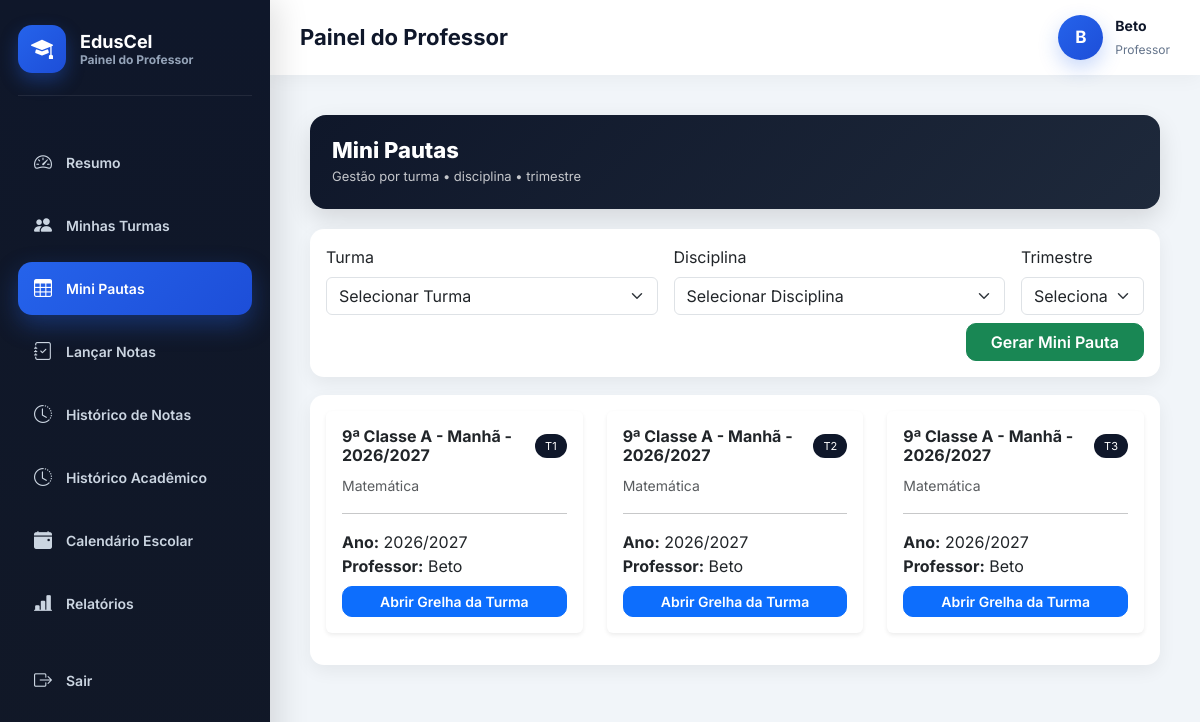
/professor/mini-pautas/ (signed in), run on an earlier commit of the app's database.
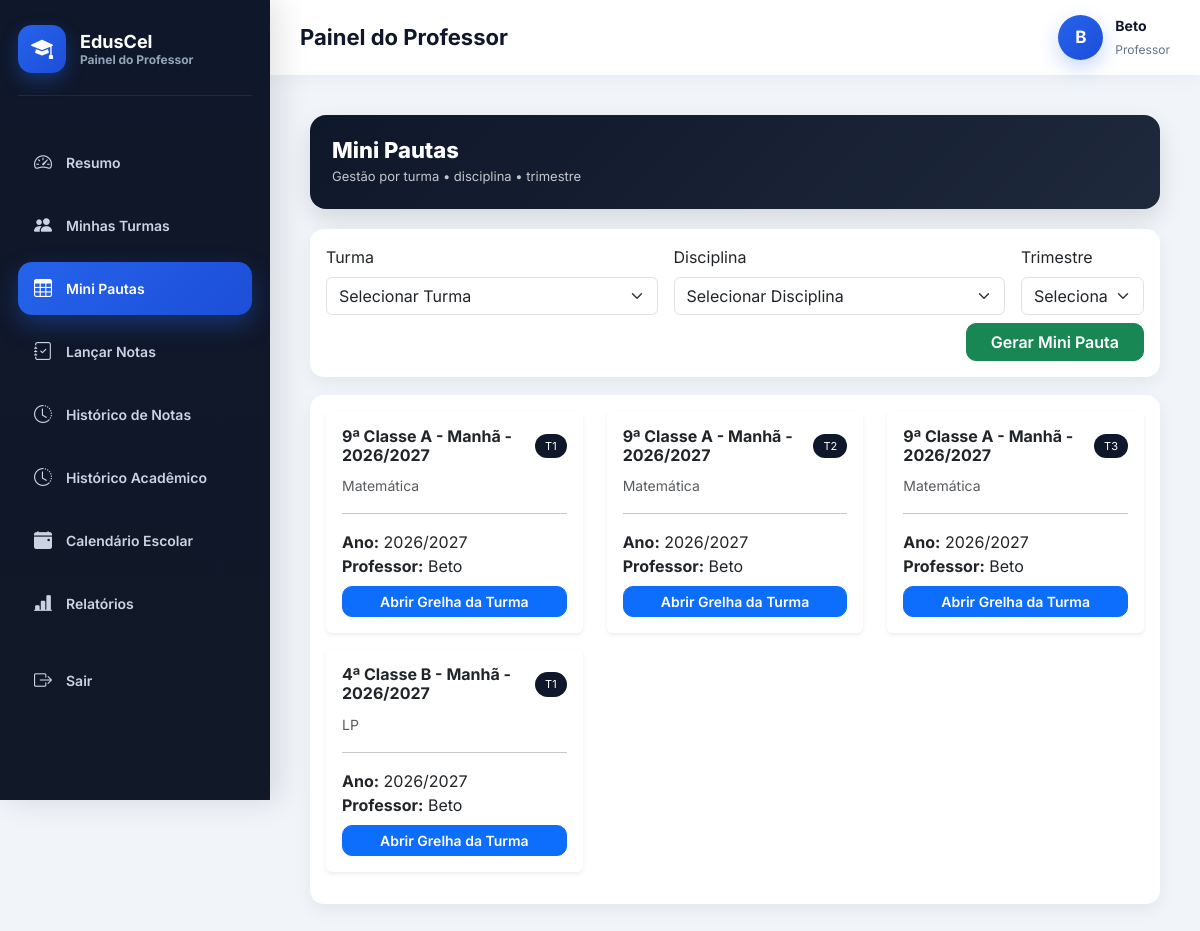
And on a later commit of the database.
### academic/models.py (models this page shows, shortened)
class MiniPauta(models.Model):
    TRIMESTRES = [
        ("1", "1º Trimestre"),
        ("2", "2º Trimestre"),
        ("3", "3º Trimestre"),
    ]
    professor = models.ForeignKey(settings.AUTH_USER_MODEL, on_delete=models.CASCADE)
    escola = models.ForeignKey(Escola, on_delete=models.CASCADE)
    aluno = models.ForeignKey(Aluno, on_delete=models.CASCADE)
    turma = models.ForeignKey(Turma, on_delete=models.CASCADE)
    disciplina = models.ForeignKey(Disciplina, on_delete=models.CASCADE)
    ano_letivo = models.ForeignKey(AnoLetivo, on_delete=models.CASCADE)
    trimestre = models.CharField(max_length=1, choices=TRIMESTRES)
    av1 = models.DecimalField(max_digits=4, decimal_places=1, null=True, blank=True)
    av2 = models.DecimalField(max_digits=4, decimal_places=1, null=True, blank=True)
    av3 = models.DecimalField(max_digits=4, decimal_places=1, null=True, blank=True)
    p1 = models.DecimalField(max_digits=4, decimal_places=1, null=True, blank=True)
    av4 = models.DecimalField(max_digits=4, decimal_places=1, null=True, blank=True)
    av5 = models.DecimalField(max_digits=4, decimal_places=1, null=True, blank=True)
    av6 = models.DecimalField(max_digits=4, decimal_places=1, null=True, blank=True)
    p2 = models.DecimalField(max_digits=4, decimal_places=1, null=True, blank=True)
    exame = models.DecimalField(max_digits=4, decimal_places=1, null=True, blank=True)
    recurso = models.DecimalField(max_digits=4, decimal_places=1, null=True, blank=True)
    observacao = models.TextField(blank=True, null=True)
    criado_em = models.DateTimeField(auto_now_add=True)
    atualizado_em = models.DateTimeField(auto_now=True)
    class Meta:
        unique_together = (
            "aluno",
            "turma",
            "disciplina",
            "ano_letivo",
            "trimestre",
        )
        ordering = ["aluno__numero_na_turma"]

class Turma(models.Model):
    CLASSE_CHOICES = [
        ('4', '4ª Classe'),
        ('5', '5ª Classe'),
        ('6', '6ª Classe'),
        ('7', '7ª Classe'),
        ('8', '8ª Classe'),
        ('9', '9ª Classe'),
        ('10', '10ª Classe'),
        ('11', '11ª Classe'),
        ('12', '12ª Classe'),
        ('13', '13ª Classe'),
    ]
    TURNOS = [
        ('MANHA', 'Manhã'),
        ('TARDE', 'Tarde'),
        ('NOITE', 'Noite'),
    ]
    classe = models.CharField(
        max_length=10,
        choices=CLASSE_CHOICES,
        verbose_name="Classe"
    )
    curso = models.ForeignKey(
        'Curso',
        on_delete=models.SET_NULL,
        null=True,
        blank=True,
        related_name="turmas",
        verbose_name="Curso"
    )
    identificador = models.CharField(
        max_length=5,
        verbose_name="Identificador"
    )
    turno = models.CharField(
        max_length=10,
        choices=TURNOS,
        default='MANHA',
        verbose_name='Turno'
    )
    ano_letivo = models.ForeignKey(
        'AnoLetivo',
        on_delete=models.CASCADE,
        related_name="turmas",
        verbose_name="Ano Letivo"
    )
    escola = models.ForeignKey(
        'Escola',
        on_delete=models.CASCADE,
        related_name="turmas",
        verbose_name="Escola"
    )
    professor = models.ForeignKey(
        settings.AUTH_USER_MODEL,
        on_delete=models.SET_NULL,
        related_name="turmas",
        limit_choices_to={"role": "PROFESSOR"},
        null=True,
        blank=True,
        verbose_name="Professor"
    )
    criada_em = models.DateTimeField(
        auto_now_add=True,
        verbose_name="Data de Criação"
    )
    class Meta:
        constraints = [
            models.UniqueConstraint(
                fields=['classe', 'identificador', 'turno', 'ano_letivo', 'escola', 'curso'],
                name='unique_turma_por_curso'
            )
        ]
        verbose_name = "Turma"
        verbose_name_plural = "Turmas"
    def nome_completo(self):
        return f"{self.get_classe_display()} {self.identificador} - {self.get_turno_display()} - {self.ano_letivo}"
    def __str__(self):
        return self.nome_completo()

class AnoLetivo(models.Model):
    nome = models.CharField(max_length=20)  # Ex: 2025/2026
    ativo = models.BooleanField(default=True)
    escola = models.ForeignKey(
        "Escola",
        on_delete=models.CASCADE,
        related_name="anos_letivos"
    )
    def __str__(self):
        return self.nome

class Disciplina(models.Model):
    nome = models.CharField(max_length=90)
    turma = models.ForeignKey(
        Turma,
        on_delete=models.CASCADE,
        related_name="disciplinas"
    )
    professor = models.ForeignKey(
        settings.AUTH_USER_MODEL,
        on_delete=models.CASCADE,
        limit_choices_to={'role': 'PROFESSOR'},
        related_name="disciplinas",
        null=True,
        blank=True
    )
    escola = models.ForeignKey(
        Escola,
        on_delete=models.CASCADE,
        related_name="disciplinas"
    )
    criada_em = models.DateTimeField(auto_now_add=True)
    class Meta:
        unique_together = ('nome', 'turma', 'escola')
        ordering = ["nome"]

### users/models.py (models this page shows, shortened)
class User(AbstractUser):
    ROLE_CHOICES = (
        ('SUPERADMIN', 'Super Admin'),
        ('DIRETOR', 'Diretor'),
        ('PROFESSOR', 'Professor'),
        ('ALUNO', 'Aluno'),
        ('FINANCEIRO', 'Financeiro'),
        ('SECRETARIA', 'Secretaria'),
    )
    role = models.CharField(
        max_length=20,
        choices=ROLE_CHOICES,
        default='ALUNO'
    )
    ativo = models.BooleanField(default=True)
    escola = models.ForeignKey(
        'academic.Escola',
        on_delete=models.CASCADE,
        null=True,
        blank=True,
        related_name="usuarios"
    )
    criado_em = models.DateTimeField(auto_now_add=True)
    tentativas_login = models.PositiveIntegerField(
        default=0
    )
    bloqueado_ate = models.DateTimeField(
        null=True,
        blank=True
    )
    objects = UserManager()

### core/views.py (the view)
# urls.py: path("professor/mini-pautas/", views.mini_pautas_lista, name="mini_pautas"),
@login_required
def mini_pautas_lista(request):
    if request.user.role != "PROFESSOR":
        return redirect("dashboard")
    professor = request.user
    escola = professor.escola
    ano_letivo = AnoLetivo.objects.filter(
        escola=escola,
        ativo=True
    ).first()
    if not ano_letivo:
        return redirect("dashboard")
    turma_id = request.GET.get("turma")
    disciplina_id = request.GET.get("disciplina")
    trimestre = request.GET.get("trimestre")
    turmas = Turma.objects.filter(
        escola=escola,
        ano_letivo=ano_letivo,
        disciplinas__professor=professor
    ).distinct()
    disciplinas = Disciplina.objects.filter(
        professor=professor,
        escola=escola,
        turma__ano_letivo=ano_letivo
    ).select_related("turma").distinct()
    mini_pautas = MiniPauta.objects.filter(
        professor=professor,
        escola=escola,
        ano_letivo=ano_letivo
    ).select_related("turma", "disciplina", "aluno")
    if turma_id:
        mini_pautas = mini_pautas.filter(turma_id=turma_id)
    if disciplina_id:
        mini_pautas = mini_pautas.filter(disciplina_id=disciplina_id)
    if trimestre:
        mini_pautas = mini_pautas.filter(trimestre=int(trimestre))
    context = {
        "mini_pautas": mini_pautas,
        "turmas": turmas,
        "disciplinas": disciplinas,
        "turma_id": turma_id,
        "disciplina_id": disciplina_id,
        "trimestre": trimestre,
        "ano_letivo": ano_letivo
    }
    return render(request, "mini_pautas_lista.html", context)

### core/templates/mini_pautas_lista.html (shortened to what this page needs)
{% extends "base_professor.html" %}
{% block content %}
<div class="container-fluid page-wrapper">
<div class="page-header d-flex justify-content-between align-items-center flex-wrap">
    <div>
        <h3 class="page-title">Mini Pautas</h3>
        <div class="page-subtitle">
            Gestão por turma • disciplina • trimestre
        </div>
    </div>
</div>
<div class="card card-custom p-3">
<form method="GET" action="{% url 'gerar_mini_pautas' %}" class="row g-3">
    <div class="col-md-5">
        <label class="form-label">Turma</label>
        <select name="turma" class="form-select" required>
            <option value="">Selecionar Turma</option>
        </select>
    </div>
    <div class="col-md-5">
        <label class="form-label">Disciplina</label>
        <select name="disciplina" class="form-select" required>
            <option value="">Selecionar Disciplina</option>
        </select>
    </div>
    <div class="col-md-2">
        <label class="form-label">Trimestre</label>
        <select name="trimestre" class="form-select" required>
            <option value="">Selecionar</option>
        </select>
    </div>
    <div class="col-12 d-flex justify-content-end mt-2">
        <button class="btn btn-success btn-clean px-4">
            Gerar Mini Pauta
        </button>
    </div>
</form>
</div>
<div class="card card-custom p-3">
{% if mini_pautas %}
<div class="row">
    {% for mp in mini_pautas %}
    <div class="col-md-4">
        <div class="card border-0 shadow-sm mb-3">
            <div class="card-body">
                <div class="d-flex justify-content-between align-items-center mb-2">
                    <h6 class="fw-bold mb-0">
                        {{ mp.turma }}
                    </h6>
                    <span class="badge-mini">
                        T{{ mp.trimestre }}
                    </span>
                </div>
                <small class="text-muted">
                    {{ mp.disciplina.nome }}
                </small>
                <hr>
                <p class="mb-2">
                    <strong>Ano:</strong> {{ mp.ano_letivo }}<br>
                    <strong>Professor:</strong> {{ mp.professor.username }}
                </p>
                <a href="{% url 'mini_pauta_detalhe' mp.id %}"
                   class="btn btn-primary btn-sm w-100 btn-clean">
                    Abrir Grelha da Turma
                </a>
            </div>
        </div>
    </div>
    {% endfor %}
</div>
{% endif %}
</div>
</div>
{% endblock %}

What changed in the data, as far as the page shows it:
added MiniPauta: turma "4ª Classe B - Manhã - 2026/2027", trimestre "1", disciplina.nome "LP", ano_letivo "2026/2027", professor.username "Beto"
